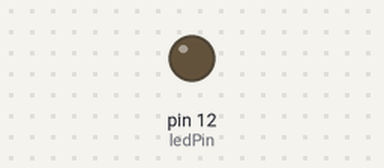
Bench run of a sketch on a simulated Arduino Uno, built with avr-gcc and run on an emulated ATmega328P. Parts: output pins drawn as LEDs (lit = HIGH). Dashed ring = blinking.

Above: at 0.2 s.
At 2.62 s:
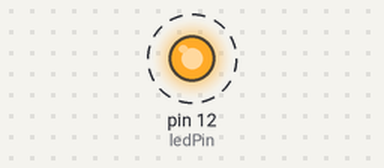
Timing chart, 0 to 3.0 s (numbered marks = the images above):
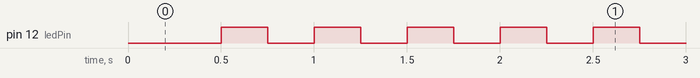

Measured:
- by itself, pin 12 (ledPin): alternates HIGH for 0.25 s and LOW for 0.25 s

The sketch:

LM35_using_Arduino_code.ino
```cpp
#include <TimerOne.h>
const int lm35Pin = A0;  // LM35 temperature sensor connected to analog pin A0
const int ledPin = 12;   // Onboard LED connected to digital pin 12
volatile int temperature = 0;  // Variable to hold temperature value as 0
volatile bool ledState = LOW;  // Variable to hold the LED state as low
void setup()
{
  pinMode(ledPin, OUTPUT);  // Set the LED pin as an output
  attachInterrupt(digitalPinToInterrupt(lm35Pin), readTemperature, FALLING);  // Attach interrupt to LM35 pin on falling edge
  Timer1.initialize(500000);  // Initialize Timer1 with 500ms
  Timer1.attachInterrupt(blinkLED);  // Add blinkLED function to Timer1 interrupt
}
void loop()
 {
   int sensorValue ;
   unsigned long interval;
}
void readTemperature()
 {
  int sensorValue = analogRead(lm35Pin); // Read temperature from LM35 sensor
  temperature = map(sensorValue, 0, 1023, 0, 50);  // Map the sensor value to temperature range (0 to 50 degrees Celsius)
}
void blinkLED()
 {
  unsigned long interval = (temperature < 30) ? 250 : 500; // Determine LED blink interval based on temperature
  ledState = !ledState; // Toggle the LED state
  digitalWrite(ledPin, ledState);

  // Set up Timer1 for the next interval
  Timer1.setPeriod(interval * 1000);  // Convert milliseconds to microseconds
}
```
